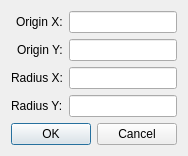
<?xml version="1.0" encoding="UTF-8"?>
<ui version="4.0">
 <class>SettingsDialog</class>
 <widget class="QDialog" name="SettingsDialog">
  <property name="geometry">
   <rect>
    <x>0</x>
    <y>0</y>
    <width>178</width>
    <height>153</height>
   </rect>
  </property>
  <property name="windowTitle">
   <string>Settings</string>
  </property>
  <layout class="QVBoxLayout" name="verticalLayout">
   <item>
    <layout class="QFormLayout" name="formLayout">
     <property name="labelAlignment">
      <set>Qt::AlignRight|Qt::AlignTrailing|Qt::AlignVCenter</set>
     </property>
     <item row="0" column="0">
      <widget class="QLabel" name="labelX0">
       <property name="text">
        <string>Origin X:</string>
       </property>
      </widget>
     </item>
     <item row="0" column="1">
      <widget class="QLineEdit" name="editX0"/>
     </item>
     <item row="1" column="0">
      <widget class="QLabel" name="labelY0">
       <property name="text">
        <string>Origin Y:</string>
       </property>
      </widget>
     </item>
     <item row="1" column="1">
      <widget class="QLineEdit" name="editY0"/>
     </item>
     <item row="2" column="0">
      <widget class="QLabel" name="labelRx">
       <property name="text">
        <string>Radius X:</string>
       </property>
      </widget>
     </item>
     <item row="2" column="1">
      <widget class="QLineEdit" name="editRx"/>
     </item>
     <item row="3" column="0">
      <widget class="QLabel" name="labelRy">
       <property name="text">
        <string>Radius Y:</string>
       </property>
      </widget>
     </item>
     <item row="3" column="1">
      <widget class="QLineEdit" name="editRy"/>
     </item>
    </layout>
   </item>
   <item>
    <spacer name="verticalSpacer">
     <property name="orientation">
      <enum>Qt::Vertical</enum>
     </property>
     <property name="sizeHint" stdset="0">
      <size>
       <width>20</width>
       <height>40</height>
      </size>
     </property>
    </spacer>
   </item>
   <item>
    <widget class="QDialogButtonBox" name="buttonBox">
     <property name="orientation">
      <enum>Qt::Horizontal</enum>
     </property>
     <property name="standardButtons">
      <set>QDialogButtonBox::Cancel|QDialogButtonBox::Ok</set>
     </property>
    </widget>
   </item>
  </layout>
 </widget>
 <resources/>
 <connections/>
</ui>
